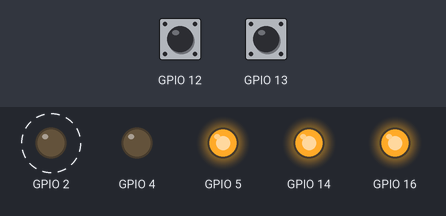
Recording of a program running on a simulated ESP8266 (NodeMCU). On the bench: output pins drawn as LEDs (lit = HIGH). Dashed ring = blinking. The test bench sets the inputs (shaded band); at power-on: GPIO 12 HIGH, GPIO 13 HIGH. Network time is answered at once with the bench clock; uploads are accepted with an empty reply; the local clock reads 2024-03-15 10:24:30 at power-on unless the program sets it; storage starts empty; EEPROM starts erased; what the program prints to the serial monitor is not drawn.

Above: at 3.4 s.
3.5 s: GPIO 12 pulled LOW for 1 s
At 4.98 s:
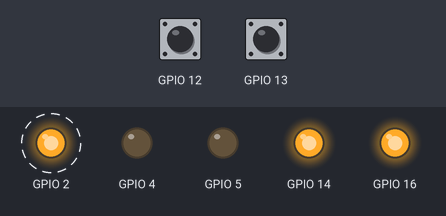
7.0 s: GPIO 13 pulled LOW for 1 s
At 7.98 s:
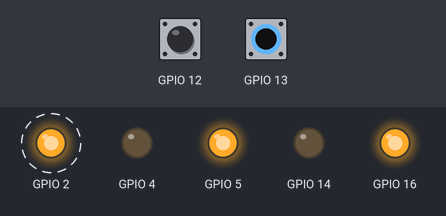
10.5 s: GPIO 13 pulled LOW for 3.2 s
At 14.58 s:
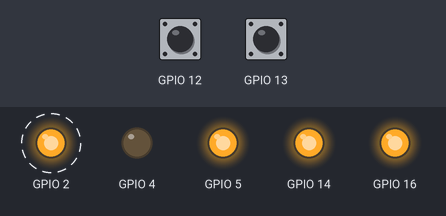
15.2 s: GPIO 12 pulled LOW for 3.2 s
At 15.48 s:
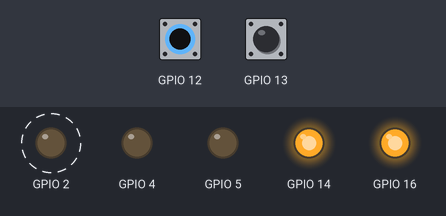
19.9 s: GPIO 12 driven LOW and GPIO 13 driven LOW
At 21.78 s:
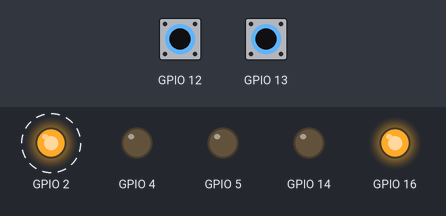
Timing chart, 0 to 31.2 s (numbered marks = the images above; inputs shaded):
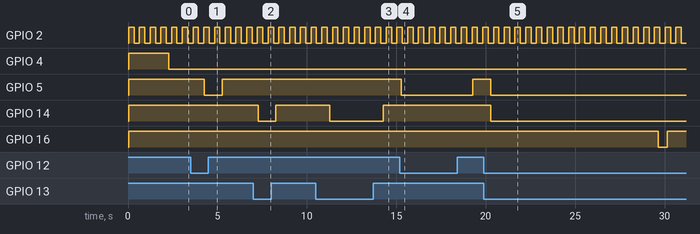

Measured:
- after the input at 3.5 s, GPIO 5: HIGH → LOW after 0.77 s, → HIGH 1.0 s later
- after the input at 7.0 s, GPIO 14: HIGH → LOW after 0.27 s, → HIGH 1.0 s later
- after the input at 10.5 s, GPIO 14: HIGH → LOW after 0.77 s, → HIGH 3.0 s later
- after the input at 15.2 s, GPIO 5: HIGH → LOW after 0.07 s, → HIGH 4.0 s later
- after the input at 19.9 s, GPIO 5, GPIO 14: HIGH → LOW after 0.37 s; GPIO 16: HIGH → LOW after 9.7 s, → HIGH 0.50 s later
- by itself, GPIO 2: alternates HIGH for 0.30 s and LOW for 0.30 s

The program:

main.cpp
```cpp
#include <WifiManager.h>
#include <ApiManager.h>
#include <WebManager.h>
#include <IOManager.h>
#include <FSManager.h>
#include <Const.h>

#include <Arduino.h>
#include <EEPROM.h>

WifiManager wifiManagerMain;
WebManager webManagerMain;
ApiManager apiManagerMain;
IOManager ioManagerMain;
FSManager fsManagerMain;
Variables varMain;

int verifySensors;
int verifyWifi;

void setup(){

  Serial.begin(varMain.SERIAL_RATE);
  EEPROM.begin(varMain.POSITION_EEPROM_TOTAL);
  ESP.wdtEnable(varMain.WATCHDOG_TIME);

  fsManagerMain.beginFS();
  ioManagerMain.pinSetConfig();
  ioManagerMain.ledCheckConfig();
  wifiManagerMain.getWifiEEPROM();
  wifiManagerMain.wifiOffConfig();
  webManagerMain.loadHTML();
  wifiManagerMain.wifiCheckConnection();
}

void loop(){

  ESP.wdtFeed();

  if((millis() - verifyWifi) >= 1000){
    verifyWifi = millis();
    ioManagerMain.verifySensors();
    yield();
  }

  if((millis() - verifyWifi) >= 10500){
    verifyWifi = millis();
    wifiManagerMain.wifiCheckConnection();
    yield();
  }
}
```
